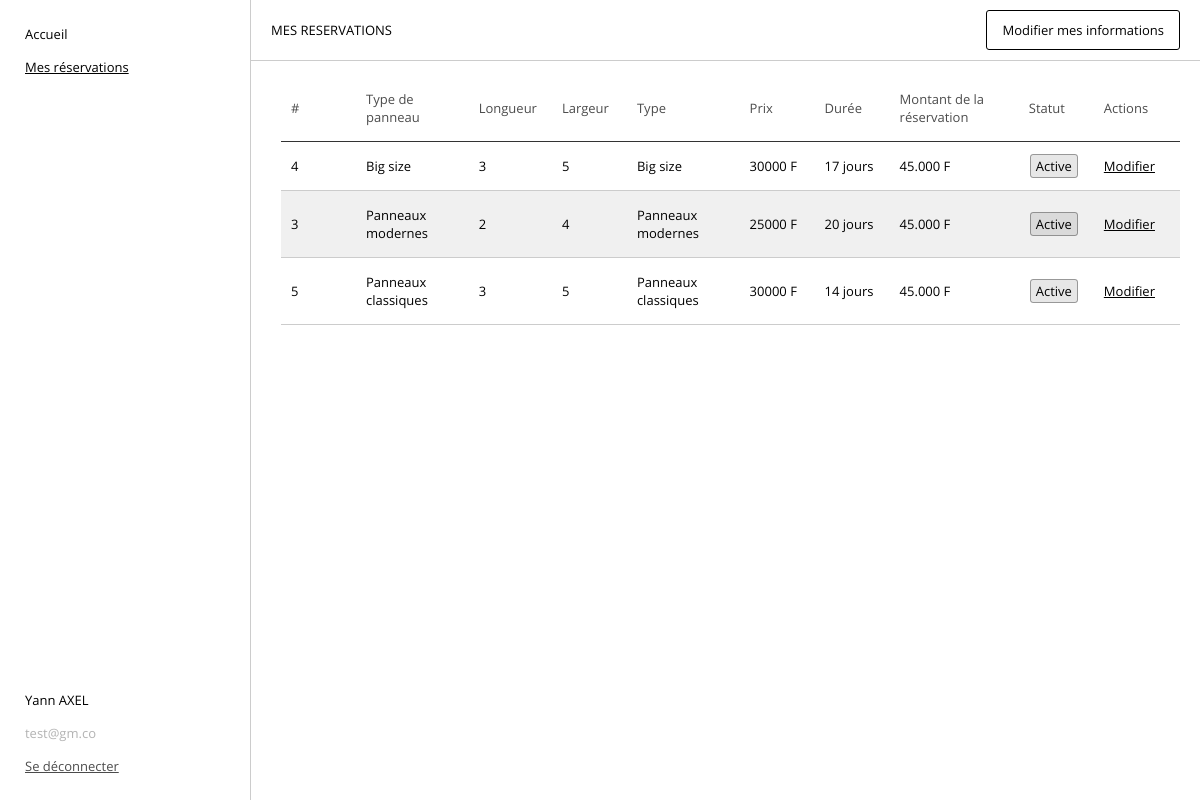
Before: /views/client/mes-reservations.php (signed in) with the older database file.
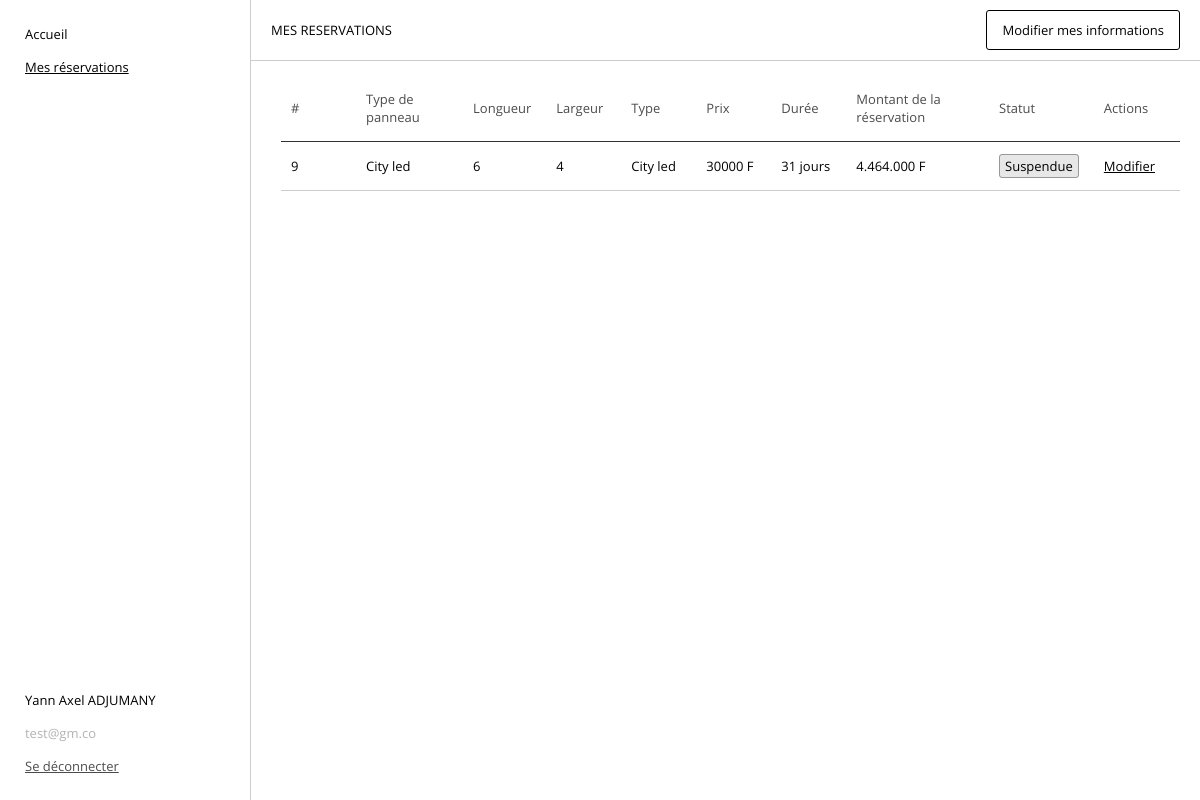
After: the same page with the newer database file.
### tables this page shows
CREATE TABLE IF NOT EXISTS `panneau` (
  `id` int NOT NULL AUTO_INCREMENT,
  `emplacement` varchar(100) NOT NULL,
  `longueur` float NOT NULL,
  `largeur` float NOT NULL,
  `type` varchar(25) NOT NULL,
  `etat` varchar(25) NOT NULL,
  `prix` int NOT NULL,
  `description` text NOT NULL,
  `reservation_id` int NOT NULL,
  PRIMARY KEY (`id`),
  KEY `reservation_id` (`reservation_id`)
);

CREATE TABLE IF NOT EXISTS `reservation` (
  `id` int NOT NULL AUTO_INCREMENT,
  `date_deb` date NOT NULL,
  `date_fin` date NOT NULL,
  `statut` varchar(25) NOT NULL,
  `montant` int NOT NULL,
  `client_id` int NOT NULL,
  PRIMARY KEY (`id`),
  KEY `client_id` (`client_id`)
);

### app/models/uri.php (called while the page is built)
<?php
$baseUrls = [
    "index" => "http://localhost/ad_panel/",
    "authenticate" => "http://localhost/ad_panel/views/authentication.php",
    "espace" => "http://localhost/ad_panel/views/client/espace.php",
    "mreservations" => "http://localhost/ad_panel/views/client/mes-reservations.php",
    "mmessages" => "",
    "mhistorique" => "",
    "reserver" => "http://localhost/ad_panel/views/reservation/faire-reservation.php",
    "modifier-reservation" => "http://localhost/ad_panel/views/reservation/update.php",
];

### views/reservation/reservationList.php (the view, shortened to what this page needs)
<?php
require_once "../../app/connect.php";
$id = $_SESSION['id'];
$query = "
    select reservation.id as reserv_id, reservation.date_deb, reservation.date_fin, reservation.statut, reservation.montant, panneau.*
    from reservation
    inner join panneau on reservation.id = panneau.reservation_id
    where client_id = '$id'
";
$result = $cnx->query($query);
$rows = $result->fetch_all(MYSQLI_ASSOC);
?>
<div style="width: 100%; overflow-x: scroll; padding: 0 5px">
    <table style="border-collapse: collapse;">
        <thead>
            <th style="min-width: 30px; padding: 4px 25px 15px 10px; text-align: start">#</th>
            <th style="min-width: fit-content; padding: 4px 25px 15px 0; text-align: start">Type de panneau</th>
            <th style="min-width: fit-content; padding: 4px 25px 15px 0; text-align: start">Longueur</th>
            <th style="min-width: fit-content; padding: 4px 25px 15px 0; text-align: start">Largeur</th>
            <th style="min-width: fit-content; padding: 4px 25px 15px 0; text-align: start">Type</th>
            <th style="min-width: fit-content; padding: 4px 25px 15px 0; text-align: start">Prix</th>
            <th style="min-width: fit-content; padding: 4px 25px 15px 0; text-align: start">Durée</th>
            <th style="min-width: fit-content; padding: 4px 25px 15px 0; text-align: start">Montant de la réservation</th>
            <th style="min-width: fit-content; padding: 4px 25px 15px 0; text-align: start">Statut</th>
            <th style="min-width: fit-content; padding: 4px 25px 15px 0; text-align: start">Actions</th>
        </thead>
        <tbody>
        <?php if (count($rows) == 0): ?>
            <tr>
                <td colspan="10" style="text-align: center; padding: 15px">Aucune réservation pour l'instant</td>
            </tr>
        <?php else: ?>
            <?php foreach ($rows as $row): ?>
                <tr>
                    <td style="padding: 15px 25px 15px 10px; text-align: start"><?= $row['reserv_id'] ?></td>
                    <td style="padding: 15px 25px 15px 0; text-align: start"><?= $row['type'] ?></td>
                    <td style="padding: 15px 25px 15px 0; text-align: start"><?= $row['longueur'] ?></td>
                    <td style="padding: 15px 25px 15px 0; text-align: start"><?= $row['largeur'] ?></td>
                    <td style="padding: 15px 25px 15px 0; text-align: start"><?= $row['type'] ?></td>
                    <td style="padding: 15px 25px 15px 0; text-align: start"><?= $row['prix'] ?> F</td>
                    <td style="padding: 15px 25px 15px 0; text-align: start"><?= round((strtotime($row['date_fin']) - strtotime($row['date_deb'])) / (60 * 60 * 24)) ?> jours</td>
                    <td style="padding: 15px 25px 15px 0; text-align: start"><?= number_format($row['montant'], 0, ',', '.') ?> F</td>
                    <td style="padding: 15px 25px 15px 0; text-align: center">
                    <span class="status <?= (strtolower($row['statut']) == 'active' ? 'active' : (strtolower($row['statut']) == 'suspendue')) ? 'suspended' : 'inactive' ?>">
                        <?= $row['statut'] ?>
                    </span>
                    </td>
                    <td style="padding: 15px 25px 15px 0; text-align: start">
                        <a href="../reservation/update.php?id=<?= $row['reserv_id'] ?>">Modifier</a>
                    </td>
                </tr>
            <?php endforeach; ?>
        <?php endif; ?>
        </tbody>
    </table>
</div>

### views/client/mes-reservations.php (shortened to what this page needs)
<!DOCTYPE html>
<html lang="en">
<head>
    <link rel="stylesheet" href="../../public/css/style.css">
</head>
<body>
<div class="layout">
    <?php include_once "../layouts/navbar.php"; ?>
    <div class="content">
        <div class="topbar">
            <?php include_once "../layouts/topbar.php"; ?>
        </div>
        <div class="main-block">
            <div class="content-block">
                <?php include_once "../reservation/reservationList.php"; ?>
            </div>
        </div>
    </div>
</div>
</body>
</html>

### views/layouts/navbar.php (shortened to what this page needs)
<?php
require_once "../../app/models/uri.php";
require_once "../../app/connect.php";
$session = $_SESSION;
$user = [
    "lastname" => $session['lastname'],
    "firstname" => $session['firstname'],
    "email" => $session['email'],
];
$uri = $_SERVER['REQUEST_URI'];
$url = parse_url($uri, PHP_URL_PATH);
?>
<div class="navbar">
    <ul>
        <li><a href="<?= $baseUrls['espace'] ?>" class="<?= str_ends_with($url, 'espace.php') ? 'active' : '' ?>">Accueil</a></li>
        <li><a href="<?= $baseUrls['mreservations'] ?>" class="<?= str_ends_with($url, 'mes-reservations.php') ? 'active' : '' ?>">Mes réservations</a></li>
    </ul>
    <div class="footer">
        <div class="profile">
            <span class="firstname"><?= $user['firstname'] ?></span>
            <span class="lastname"><?= strtoupper($user['lastname']) ?></span>
        </div>
        <span style="color: #b3b3b3"><?= $user['email'] ?></span>
        <a href="../../app/controller/client.php?action=logout" class="logout">Se déconnecter</a>
    </div>
</div>

### views/layouts/topbar.php (shortened to what this page needs)
<?php
require_once "../../app/models/uri.php";
$uri = $_SERVER['REQUEST_URI'];
$url = parse_url($uri, PHP_URL_PATH);
$title = "";
$editMode = isset($_GET['option']) && $_GET['option'] == 'update-user';
$bTitle = $editMode ? "Fermer" : "Modifier mes informations";
switch ($url) {
    case str_ends_with($url, 'mes-reservations.php'):
        $title = "Mes reservations";
        break;
}
?>
<span class="title"><?= strtoupper($title) ?></span>
<a class="button" href="<?= !$editMode ? '?option=update-user' : $url ?>">
    <?= $bTitle ?>
</a>

### public/css/style.css (style rules this page uses)
body { font-family: "Literata", "Montserrat", "Open Sans", serif; font-size: 13px; margin: 0; padding: 0; }
a { color: #000000; text-decoration: underline !important; }

### public/css/global.css (style rules this page uses)
:root { --mtn-color: rgba(255, 221, 38, 0.89); --mtn-bgcolor: rgba(255, 221, 38, 0.35); --wave-color: rgba(60, 167, 255, 0.89); --wave-bgcolor: rgba(60, 167, 255, 0.35); --orange-color: orange; --orange-bgcolor: rgba(255, 165, 0, 0.35); }
.status.suspended { border: 1px solid #39393973; padding: 2px 5px; border-radius: 3px; background: rgba(57, 57, 57, 0.12); color: #000000; }

### public/css/layout.css (style rules this page uses)
.layout { width: 100%; height: 100vh; overflow: hidden; display: flex; }
.layout .navbar { max-width: 200px; min-width: 170px; width: 100%; position: relative; border-right: 1px solid #cccccc; padding: 25px; display: flex; flex-direction: column; justify-content: space-between; }
.layout .navbar .footer { width: 100%; display: flex; flex-direction: column; gap: 15px; margin-top: 25px; }
.layout .navbar .footer .profile { width: 100%; }
.profile .lastname { font-weight: 500; }
.layout .navbar ul { margin: 0; padding: 0; list-style-type: none; display: flex; flex-direction: column; gap: 15px; }
.layout .navbar ul a { text-decoration: none !important; }
.layout .navbar ul a.active { text-decoration: underline !important; }
.layout .navbar .logout { font-weight: 500; opacity: 0.7; }
.layout .content { width: 100%; height: 100%; display: flex; flex-direction: column; }
.layout .content .topbar { max-height: 55px; padding: 10px 20px; display: flex; justify-content: space-between; align-items: center; border-bottom: .5px solid #cccccc; }
.layout .content .main-block { min-height: calc(100% - 65px); display: flex; transition: all .4s ease-in; overflow-y: scroll; scroll-behavior: smooth; }
.layout .content .content-block { min-width: 200px; width: 100%; height: fit-content; padding: 25px; }

### views/layouts/topbar.php (style rules this page uses)
a.button { padding: 10px 15px; background: #fff; border: 1px solid; border-radius: 3px; transition: all .1s ease; text-decoration: none !important; }

### views/reservation/reservationList.php (style rules this page uses)
table thead th { font-weight: 400; border: none; border-bottom: 1px solid #333333; opacity: 0.7; }
table tbody tr { border: none; border-bottom: .5px solid #ccc; }
table tbody td { border: none; min-width: 50px; }
table tbody tr:nth-child(even) { background: rgba(204, 204, 204, 0.29); }

Changed rows visible on the page:
no longer on this page (row edited): panneau: reservation "4", type "Big size", longueur "3", largeur "5", prix "30000", reservation.date_deb "17", reservation.montant "45.000", reservation.statut "Active"
no longer on this page (row edited): panneau: reservation "3", type "Panneaux modernes", longueur "2", largeur "4", prix "25000", reservation.date_deb "20", reservation.montant "45.000", reservation.statut "Active"
no longer on this page (row edited): panneau: reservation "5", type "Panneaux classiques", longueur "3", largeur "5", prix "30000", reservation.date_deb "14", reservation.montant "45.000", reservation.statut "Active"
added panneau: reservation "9", type "City led", longueur "6", largeur "4", prix "30000", reservation.date_deb "31", reservation.montant "4.464.000", reservation.statut "Suspendue"
Other visible differences:
$user['firstname']: "Yann" → "Yann Axel"
$user['lastname']: "AXEL" → "ADJUMANY"
